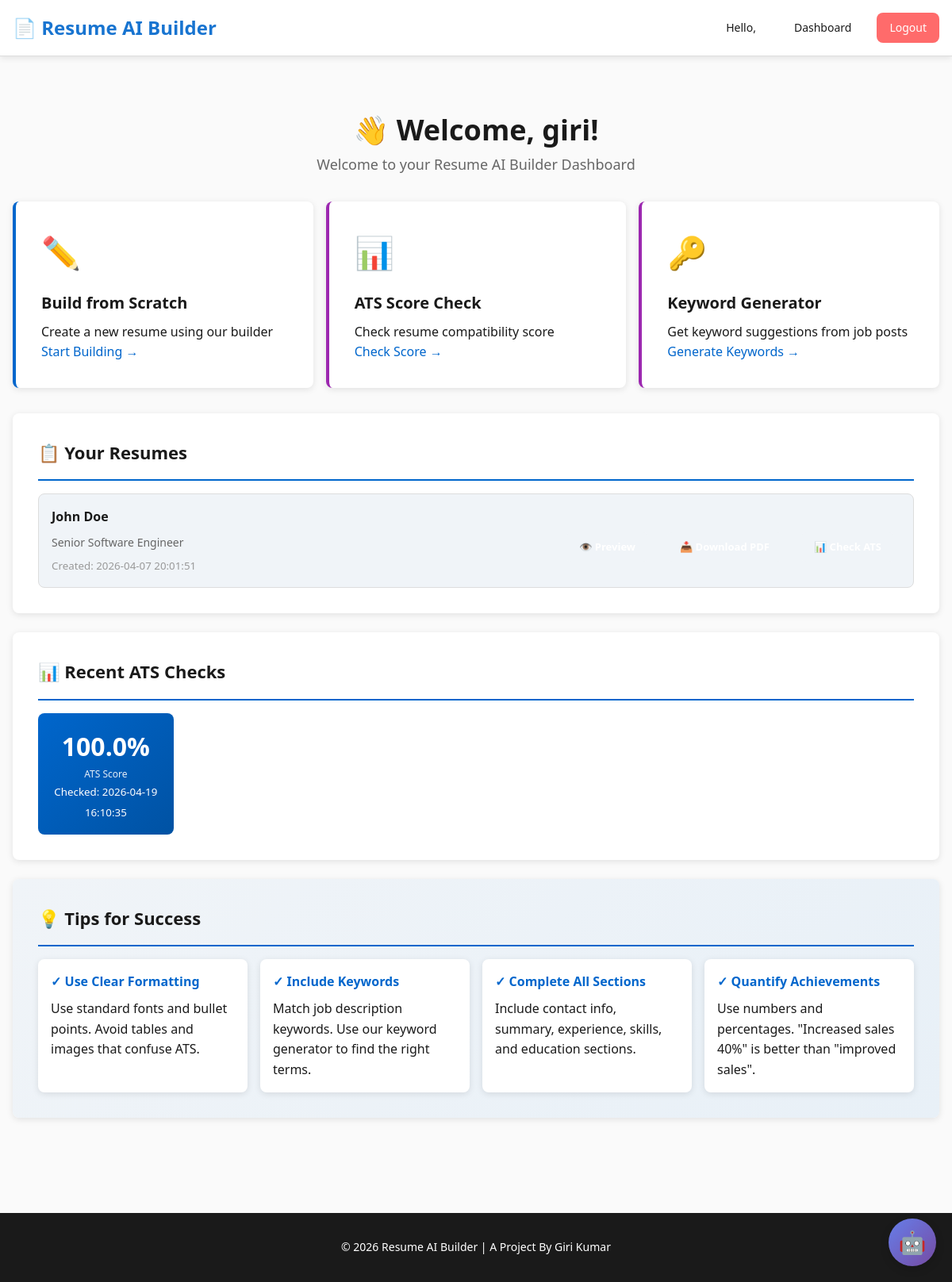
/dashboard (signed in), run on the app's committed database.
### tables this page shows
CREATE TABLE users (
        id INTEGER PRIMARY KEY AUTOINCREMENT,
        email TEXT UNIQUE NOT NULL,
        password_hash TEXT NOT NULL,
        full_name TEXT,
        created_at TIMESTAMP DEFAULT CURRENT_TIMESTAMP
    , contact_type TEXT DEFAULT "email", is_verified INTEGER DEFAULT 0);

CREATE TABLE resumes (
        id INTEGER PRIMARY KEY AUTOINCREMENT,
        user_id INTEGER NOT NULL,
        name TEXT,
        role TEXT,
        summary TEXT,
        experience TEXT,
        skills TEXT,
        education TEXT,
        raw_text TEXT,
        created_at TIMESTAMP DEFAULT CURRENT_TIMESTAMP, phone TEXT DEFAULT "", email TEXT DEFAULT "", dob TEXT DEFAULT "", linkedin TEXT DEFAULT "", address TEXT DEFAULT "", github_link TEXT DEFAULT "", internships TEXT DEFAULT "", projects TEXT DEFAULT "", certifications TEXT DEFAULT "", strengths TEXT DEFAULT "", weaknesses TEXT DEFAULT "", declaration TEXT DEFAULT "",
        FOREIGN KEY (user_id) REFERENCES users(id)
    );

CREATE TABLE ats_scores (
        id INTEGER PRIMARY KEY AUTOINCREMENT,
        user_id INTEGER NOT NULL,
        resume_id INTEGER,
        job_description TEXT,
        ats_score FLOAT,
        missing_keywords TEXT,
        feedback TEXT,
        created_at TIMESTAMP DEFAULT CURRENT_TIMESTAMP,
        FOREIGN KEY (user_id) REFERENCES users(id),
        FOREIGN KEY (resume_id) REFERENCES resumes(id)
    );

### app.py (the view)
@app.route('/dashboard')
@login_required
def dashboard():
    user_id = session['user_id']
    user_info = get_current_user()
    resumes = get_user_resumes(user_id)
    ats_scores = get_user_ats_scores(user_id)
    return render_template(
        'dashboard.html',
        user=user_info,
        resumes=resumes,
        ats_scores=ats_scores
    )

### app.py (called while the page is built)
def login_required(f):
    @wraps(f)
    def decorated_function(*args, **kwargs):
        if 'user_id' not in session:
            return redirect(url_for('login_page'))
        return f(*args, **kwargs)
    return decorated_function

def get_current_user():
    if 'user_id' in session:
        return get_user_info(session['user_id'])
    return None

### database.py (called while the page is built)
def get_user_info(user_id):
    conn = sqlite3.connect(DB_NAME)
    cursor = conn.cursor()
    cursor.execute('SELECT email, full_name FROM users WHERE id = ?', (user_id,))
    result = cursor.fetchone()
    conn.close()
    if result:
        return {"email": result[0], "full_name": result[1]}
    return None

def get_user_resumes(user_id):
    conn = sqlite3.connect(DB_NAME)
    cursor = conn.cursor()
    cursor.execute('''
    SELECT id, name, role, created_at FROM resumes
    WHERE user_id = ?
    ORDER BY created_at DESC
    ''', (user_id,))
    resumes = cursor.fetchall()
    conn.close()
    return [{"id": r[0], "name": r[1], "role": r[2], "created_at": r[3]} for r in resumes]

def get_user_ats_scores(user_id):
    conn = sqlite3.connect(DB_NAME)
    cursor = conn.cursor()
    cursor.execute('''
    SELECT id, ats_score, created_at FROM ats_scores
    WHERE user_id = ?
    ORDER BY created_at DESC
    LIMIT 5
    ''', (user_id,))
    scores = cursor.fetchall()
    conn.close()
    return [{"id": s[0], "score": s[1], "created_at": s[2]} for s in scores]

### templates/dashboard.html (shortened to what this page needs)
{% extends "base.html" %}
{% block content %}
<div class="dashboard-container">
    <div class="dashboard-header">
        <h1>👋 Welcome, {{ user.full_name }}!</h1>
        <p class="dashboard-subtitle">Welcome to your Resume AI Builder Dashboard</p>
    </div>
    <div class="actions-grid">
        <a href="/builder/templates" class="action-card primary">
            <div class="action-icon">✏️</div>
            <h3>Build from Scratch</h3>
            <p>Create a new resume using our builder</p>
            <span class="action-cta">Start Building →</span>
        </a>
        <a href="/ats-score" class="action-card secondary">
            <div class="action-icon">📊</div>
            <h3>ATS Score Check</h3>
            <p>Check resume compatibility score</p>
            <span class="action-cta">Check Score →</span>
        </a>
        <a href="/keywords" class="action-card secondary">
            <div class="action-icon">🔑</div>
            <h3>Keyword Generator</h3>
            <p>Get keyword suggestions from job posts</p>
            <span class="action-cta">Generate Keywords →</span>
        </a>
    </div>
    {% if resumes %}
    <div class="dashboard-section">
        <h2>📋 Your Resumes</h2>
        <div class="resumes-list">
            {% for resume in resumes %}
            <div class="resume-card">
                <div class="resume-info">
                    <h4>{{ resume.name or 'Unnamed Resume' }}</h4>
                    <p class="resume-role">{{ resume.role or 'No role specified' }}</p>
                    <small class="resume-date">Created: {{ resume.created_at }}</small>
                </div>
                <div class="resume-actions">
                    {% if resume.id %}
                    <a href="/preview/{{ resume.id }}" class="btn-small btn-preview" target="_blank">👁️ Preview</a>
                    <a href="/download/{{ resume.id }}" class="btn-small btn-download">📥 Download PDF</a>
                    <a href="/ats-score?resume_id={{ resume.id }}" class="btn-small btn-check">📊 Check ATS</a>
                    {% else %}
                    <span class="text-muted">Resume ID missing</span>
                    {% endif %}
                </div>
            </div>
            {% endfor %}
        </div>
    </div>
    {% else %}
    <div class="empty-state">
        <p>📝 No resumes yet. <a href="/upload">Upload one</a> or <a href="/builder">create from scratch</a></p>
    </div>
    {% endif %}
    {% if ats_scores %}
    <div class="dashboard-section">
        <h2>📊 Recent ATS Checks</h2>
        <div class="scores-list">
            {% for score in ats_scores %}
            <div class="score-card">
                <div class="score-display">
                    <div class="score-value">{{ score.score }}%</div>
                    <div class="score-label">ATS Score</div>
                </div>
                <div class="score-info">
                    <small>Checked: {{ score.created_at }}</small>
                </div>
            </div>
            {% endfor %}
        </div>
    </div>
    {% endif %}
    <div class="dashboard-section tips-section">
        <h2>💡 Tips for Success</h2>
        <div class="tips-grid">
            <div class="tip-card">
                <h4>✓ Use Clear Formatting</h4>
                <p>Use standard fonts and bullet points. Avoid tables and images that confuse ATS.</p>
            </div>
            <div class="tip-card">
                <h4>✓ Include Keywords</h4>
                <p>Match job description keywords. Use our keyword generator to find the right terms.</p>
            </div>
            <div class="tip-card">
                <h4>✓ Complete All Sections</h4>
                <p>Include contact info, summary, experience, skills, and education sections.</p>
            </div>
            <div class="tip-card">
                <h4>✓ Quantify Achievements</h4>
                <p>Use numbers and percentages. "Increased sales 40%" is better than "improved sales".</p>
            </div>
        </div>
    </div>
</div>
{% endblock %}

### static/css/style.css (style rules this page uses)
:root { --primary-color: #0066cc; --secondary-color: #f0f4f8; --accent-color: #28a745; --warning-color: #ff6b6b; --dark-gray: #1a1a1a; --light-gray: #f5f5f5; --border-gray: #ddd; --font-family: 'Segoe UI', Tahoma, Geneva, Verdana, sans-serif; --font-size-base: 16px; --font-size-small: 14px; --line-height: 1.6; --spacing-unit: 16px; --spacing-small: calc(var(--spacing-unit) / 2); --spacing-large: calc(var(--spacing-unit) * 1.5); --spacing-xl: calc(var(--spacing-unit) * 2); --border-radius: 8px; --box-shadow: 0 2px 8px rgba(0, 0, 0, 0.1); --box-shadow-lg: 0 4px 16px rgba(0, 0, 0, 0.15); }
* { margin: 0; padding: 0; box-sizing: border-box; }
html { scroll-behavior: smooth; }
body { font-family: var(--font-family); font-size: var(--font-size-base); line-height: var(--line-height); color: var(--dark-gray); background-color: #fafafa; }
.btn-small { padding: var(--spacing-small) var(--spacing-unit); font-size: 13px; margin: 0 var(--spacing-small); }
.btn-download { background-color: var(--accent-color); color: white; }
.btn-preview { background-color: #667eea; color: white; }
.btn-check { background-color: var(--primary-color); color: white; }
.dashboard-container { padding: var(--spacing-xl) 0; }
.dashboard-header { text-align: center; margin-bottom: var(--spacing-xl); }
.dashboard-header h1 { font-size: 36px; color: var(--dark-gray); }
.dashboard-subtitle { color: #666; font-size: 18px; }
.actions-grid { display: grid; grid-template-columns: repeat(auto-fit, minmax(280px, 1fr)); gap: var(--spacing-unit); margin-bottom: var(--spacing-xl); }
.action-card { background-color: white; padding: var(--spacing-xl); border-radius: var(--border-radius); text-decoration: none; color: var(--dark-gray); box-shadow: var(--box-shadow); transition: all 0.3s ease; display: flex; flex-direction: column; border-left: 4px solid; }
.action-card.primary { border-left-color: var(--primary-color); }
.action-card.secondary { border-left-color: #9c27b0; }
.action-icon { font-size: 40px; margin-bottom: var(--spacing-unit); }
.action-card h3 { font-size: 20px; margin-bottom: var(--spacing-small); color: var(--dark-gray); }
.action-cta { color: var(--primary-color); font-weight: 500; margin-top: auto; }
.dashboard-section { background-color: white; padding: var(--spacing-xl); border-radius: var(--border-radius); box-shadow: var(--box-shadow); margin-bottom: var(--spacing-large); }
.dashboard-section h2 { font-size: 22px; margin-bottom: var(--spacing-unit); padding-bottom: var(--spacing-unit); border-bottom: 2px solid var(--primary-color); }
.resumes-list { display: grid; gap: var(--spacing-unit); }
.resume-card { display: flex; justify-content: space-between; align-items: center; padding: var(--spacing-unit); border: 1px solid var(--border-gray); border-radius: var(--border-radius); background-color: var(--secondary-color); transition: all 0.3s ease; }
.resume-info { flex: 1; }
.resume-info h4 { font-size: 16px; margin-bottom: var(--spacing-small); }
.resume-role { color: #666; font-size: var(--font-size-small); }
.resume-date { color: #999; display: block; margin-top: var(--spacing-small); }
.resume-actions { display: flex; gap: var(--spacing-small); flex-wrap: wrap; justify-content: flex-end; }
.scores-list { display: grid; grid-template-columns: repeat(auto-fill, minmax(150px, 1fr)); gap: var(--spacing-unit); }
.score-card { background: linear-gradient(135deg, var(--primary-color), #0052a3); color: white; padding: var(--spacing-unit); border-radius: var(--border-radius); text-align: center; }
.score-value { font-size: 32px; font-weight: bold; }
.score-label { font-size: 12px; opacity: 0.9; }
.tips-section { background: linear-gradient(135deg, #f0f4f8 0%, #e8f0f7 100%); }
.tips-grid { display: grid; grid-template-columns: repeat(auto-fit, minmax(250px, 1fr)); gap: var(--spacing-unit); margin-top: var(--spacing-unit); }
.tip-card { background-color: white; padding: var(--spacing-unit); border-radius: var(--border-radius); box-shadow: var(--box-shadow); }
.tip-card h4 { color: var(--primary-color); margin-bottom: var(--spacing-small); }
.btn-small { display: inline-block; margin-top: var(--spacing-unit); padding: 8px 16px; background-color: var(--secondary-color); color: white; text-decoration: none; border-radius: 6px; font-size: 13px; font-weight: 600; transition: all 0.3s ease; }

### data on the page
users: full_name "giri"
resumes: name "John Doe", role "Senior Software Engineer", created_at "2026-04-07 20:01:51"
ats_scores: score "100.0", created_at "2026-04-19 16:10:35"
